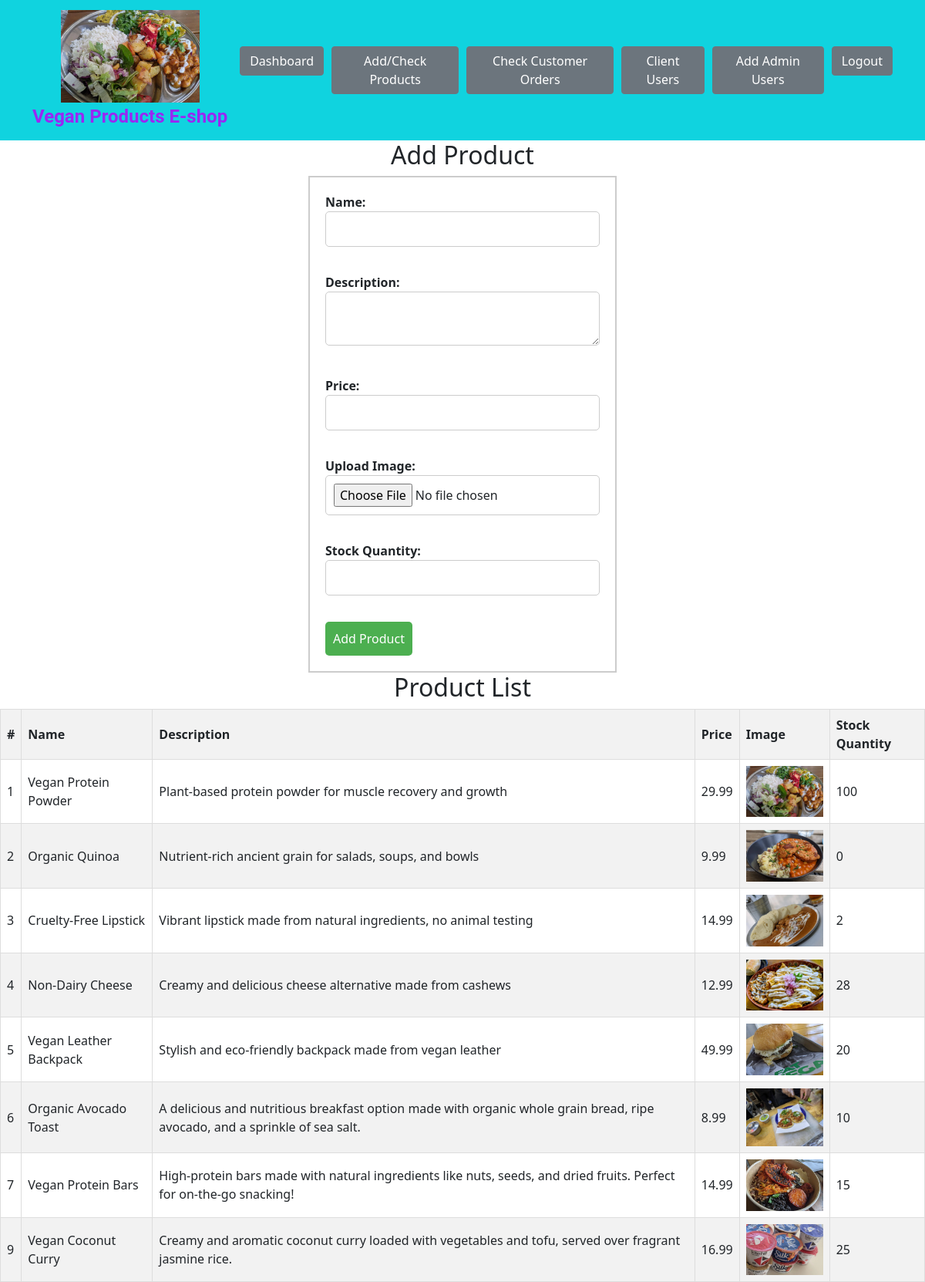
/add_products.php (signed in), run on the app's committed database.
### tables this page shows
CREATE TABLE `products` (
  `product_id` int(11) NOT NULL,
  `name` varchar(100) NOT NULL,
  `description` text DEFAULT NULL,
  `price` decimal(10,2) NOT NULL,
  `image_url` varchar(255) DEFAULT NULL,
  `stock_quantity` int(11) NOT NULL
);

### add_products.php (the view, shortened to what this page needs)
<?php include 'navbar.php';
include 'config/db.php';
$name = $description = $price = $image_url = $stock_quantity = '';
$update = false;
$productsQuery = "SELECT * FROM products";
$productsResult = mysqli_query($connection, $productsQuery);
?>
<!DOCTYPE html>
<html lang="en">
<head>
    <link rel="stylesheet" href="css/products.css">
</head>
<body>
<div style="text-align: center;">
    <h2><?php echo $update ? 'Edit Product' : 'Add Product'; ?></h2>
</div>
<form method="post" enctype="multipart/form-data">
    <label for="name">Name:</label><br>
    <input type="text" id="name" name="name" value="<?php echo $name; ?>" required><br><br>
    <label for="description">Description:</label><br>
    <textarea id="description" name="description" required><?php echo $description; ?></textarea><br><br>
    <label for="price">Price:</label><br>
    <input type="text" id="price" name="price" value="<?php echo $price; ?>" required><br><br>
    <label for="image">Upload Image:</label><br>
    <input type="file" id="image" name="image" required><br><br>
    <label for="stock_quantity">Stock Quantity:</label><br>
    <input type="text" id="stock_quantity" name="stock_quantity" value="<?php echo $stock_quantity; ?>" required><br><br>
    <button type="submit"><?php echo $update ? 'Update' : 'Add'; ?> Product</button>
</form>
    <div style="text-align: center;">
    <h2>Product List</h2>
</div>
<table class="products-table">
    <thead>
        <tr>
            <th>#</th>
            <th>Name</th>
            <th>Description</th>
            <th>Price</th>
            <th>Image</th>
            <th>Stock Quantity</th>
        </tr>
    </thead>
    <tbody>
        <?php
        while ($row = mysqli_fetch_assoc($productsResult)):
        ?>
        <tr>
            <td><?php echo $row['product_id']; ?></td>
            <td><?php echo $row['name']; ?></td>
            <td><?php echo $row['description']; ?></td>
            <td><?php echo $row['price']; ?></td>
            <td>
                <img src="images/<?php echo $row['image_url']; ?>" alt="Product Image" style="width: 100px;">
            </td>
            <td><?php echo $row['stock_quantity']; ?></td>
        </tr>
        <?php endwhile; ?>
    </tbody>
</table>
</body>
</html>

### products.css (style rules this page uses)
form { border: 2px solid #ccc; padding: 20px; max-width: 400px; margin: 0 auto; }
label { font-weight: bold; }
input[type="text"], textarea, input[type="file"] { width: 100%; padding: 10px; margin-bottom: 10px; box-sizing: border-box; border: 1px solid #ccc; border-radius: 5px; }
button[type="submit"] { background-color: #4CAF50; color: white; border: none; cursor: pointer; padding: 10px; border-radius: 5px; }

### add_products.php (style rules this page uses)
table { border-collapse: collapse; width: 100%; }
th, td { border: 1px solid #ddd; padding: 8px; text-align: left; }
th { background-color: #f2f2f2; }
tr:nth-child(even) { background-color: #f2f2f2; }

### data on the page
products: product_id "1", name "Vegan Protein Powder", description "Plant-based protein powder for muscle recovery and growth", price "29.99", image_url (picture), stock_quantity "100"
products: product_id "2", name "Organic Quinoa", description "Nutrient-rich ancient grain for salads, soups, and bowls", price "9.99", image_url (picture), stock_quantity "0"
products: product_id "3", name "Cruelty-Free Lipstick", description "Vibrant lipstick made from natural ingredients, no animal testing", price "14.99", image_url (picture), stock_quantity "2"
products: product_id "4", name "Non-Dairy Cheese", description "Creamy and delicious cheese alternative made from cashews", price "12.99", image_url (picture), stock_quantity "28"
products: product_id "5", name "Vegan Leather Backpack", description "Stylish and eco-friendly backpack made from vegan leather", price "49.99", image_url (picture), stock_quantity "20"
products: product_id "6", name "Organic Avocado Toast", description "A delicious and nutritious breakfast option made with organic whole grain bread, ripe avocado, and a sprinkle of sea salt.", price "8.99", image_url (picture), stock_quantity "10"
products: product_id "7", name "Vegan Protein Bars", description "High-protein bars made with natural ingredients like nuts, seeds, and dried fruits. Perfect for on-the-go snacking!", price "14.99", image_url (picture), stock_quantity "15"
products: product_id "9", name "Vegan Coconut Curry", description "Creamy and aromatic coconut curry loaded with vegetables and tofu, served over fragrant jasmine rice.", price "16.99", image_url (picture), stock_quantity "25"
